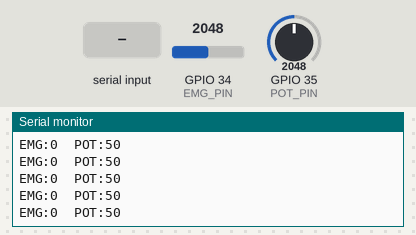
Recording of a sketch running on a simulated ESP32. On the bench: the last lines printed to the serial monitor. The inputs (shaded band) are chosen by the test bench; at power-on: GPIO 34 (EMG_PIN) = 2048, GPIO 35 (POT_PIN) = 2048 (analog values on the 0–4095 scale). Nothing arrives over Bluetooth unless stated.

Above: at 3.2 s.
3.3 s: "1\n" received over Serial
4.8 s: GPIO 34 (EMG_PIN) set to 2866
At 5.5 s:
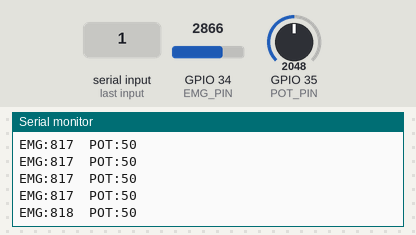
6.3 s: GPIO 35 (POT_PIN) set to 2866
At 6.8 s:
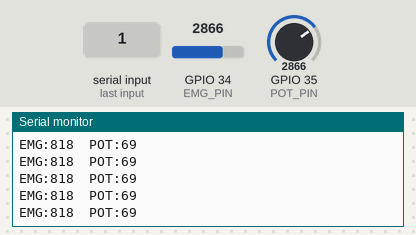
7.8 s: "CAL\n" received over the second serial link
At 8.6 s:
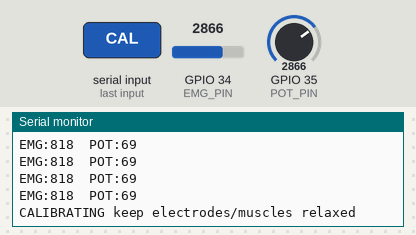
9.3 s: "0\n" received over Serial
10.8 s: "2\n" received over the second serial link
Timing chart, 0 to 13.3 s (numbered marks = the images above; inputs shaded):
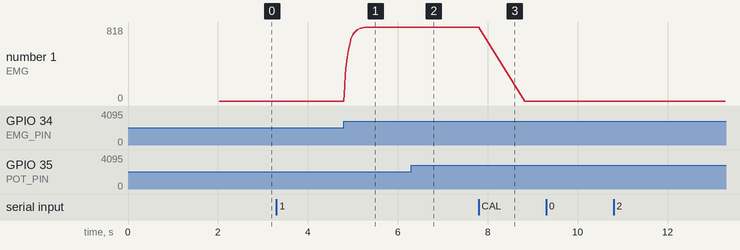

Measured:
- after the input at 4.8 s, the serial monitor: prints a new line at once (image 1)
- after the input at 6.3 s, the serial monitor: prints a new line at once (image 2)
- after the input at 7.8 s, the serial monitor: prints a new line at once (image 3)
- plotted number 1: 0 → 818 after the input at 4.8 s, 818 → 0 after the input at 7.8 s

The sketch:

esp32_ai_usb_bluetooth.ino
```cpp
#include "BluetoothSerial.h"
#include "esp_system.h"

#define EMG_PIN 34
#define POT_PIN 35

BluetoothSerial SerialBT;

const unsigned long BAUD_RATE = 115200;
const unsigned long SAMPLE_INTERVAL_MS = 20;
const int BASELINE_SAMPLES = 160;
const float EMG_SMOOTHING = 0.20f;
const float BASELINE_TRACKING = 0.002f;

int emgBaseline = 0;
float emgEnvelope = 0.0f;
unsigned long lastSampleMs = 0;
String usbLine = "";
String btLine = "";

int clampInt(int value, int lo, int hi) {
  if (value < lo) return lo;
  if (value > hi) return hi;
  return value;
}

void printBoth(const String &text) {
  Serial.println(text);
  if (SerialBT.hasClient()) {
    SerialBT.println(text);
  }
}

int readPotMapped() {
  int raw = analogRead(POT_PIN);
  int mapped = map(raw, 0, 4095, 0, 100);
  return clampInt(mapped, 0, 100);
}

int readEmgEnvelope() {
  int raw = analogRead(EMG_PIN);
  int rectified = abs(raw - emgBaseline);
  emgEnvelope = (EMG_SMOOTHING * rectified) + ((1.0f - EMG_SMOOTHING) * emgEnvelope);

  if (rectified < 25) {
    emgBaseline = (int)((1.0f - BASELINE_TRACKING) * emgBaseline + BASELINE_TRACKING * raw);
  }

  return clampInt((int)(emgEnvelope + 0.5f), 0, 4095);
}

void calibrateBaseline() {
  printBoth("CALIBRATING keep electrodes/muscles relaxed");
  delay(200);

  long sum = 0;
  for (int i = 0; i < BASELINE_SAMPLES; i++) {
    sum += analogRead(EMG_PIN);
    delay(5);
  }
  emgBaseline = (int)(sum / BASELINE_SAMPLES);
  emgEnvelope = 0.0f;

  Serial.print("BASELINE:");
  Serial.println(emgBaseline);
  if (SerialBT.hasClient()) {
    SerialBT.print("BASELINE:");
    SerialBT.println(emgBaseline);
  }
  printBoth("CALIBRATION DONE");
}

void handleCommand(String cmd) {
  cmd.trim();
  if (cmd.length() == 0) return;

  String upper = cmd;
  upper.toUpperCase();

  if (upper == "CAL" || upper == "CALIBRATE") {
    calibrateBaseline();
  } else {
    Serial.print("ERR unknown command: ");
    Serial.println(cmd);
    if (SerialBT.hasClient()) {
      SerialBT.print("ERR unknown command: ");
      SerialBT.println(cmd);
    }
  }
}

void consumeStream(Stream &stream, String &buffer) {
  while (stream.available()) {
    char ch = (char)stream.read();
    if (ch == '\r') continue;
    if (ch == '\n') {
      handleCommand(buffer);
      buffer = "";
    } else if (buffer.length() < 96) {
      buffer += ch;
    }
  }
}

void readCommands() {
  consumeStream(Serial, usbLine);
  if (SerialBT.hasClient()) {
    consumeStream(SerialBT, btLine);
  }
}

void emitSample() {
  int emg = readEmgEnvelope();
  int pot = readPotMapped();

  Serial.print("EMG:");
  Serial.print(emg);
  Serial.print("  POT:");
  Serial.println(pot);

  if (SerialBT.hasClient()) {
    SerialBT.print("EMG:");
    SerialBT.print(emg);
    SerialBT.print("  POT:");
    SerialBT.println(pot);
  }
}

void setup() {
  Serial.begin(BAUD_RATE);
  delay(1000);

  esp_reset_reason_t reason = esp_reset_reason();
  Serial.print("Reset Reason: ");
  switch (reason) {
    case ESP_RST_POWERON: Serial.println("Power On"); break;
    case ESP_RST_BROWNOUT: Serial.println("BROWNOUT - Power issue!"); break;
    case ESP_RST_TASK_WDT: Serial.println("Watchdog Timeout"); break;
    case ESP_RST_PANIC: Serial.println("Software Crash/Panic"); break;
    default: Serial.println(reason); break;
  }

  SerialBT.begin("ESP32_BT_Device");
  Serial.println("Bluetooth Started!");

  analogReadResolution(12);
  analogSetPinAttenuation(EMG_PIN, ADC_11db);
  analogSetPinAttenuation(POT_PIN, ADC_11db);

  printBoth("READY ESP32-EMG-AI");
  printBoth("FORMAT EMG:<0-4095>  POT:<0-100>");

  calibrateBaseline();
  printBoth("STREAMING STARTED");
}

void loop() {
  static unsigned long lastBtCheck = 0;
  readCommands();

  unsigned long now = millis();
  if (now - lastBtCheck > 1000) {
    lastBtCheck = now;
    Serial.print("BT Connected: ");
    Serial.println(SerialBT.hasClient() ? "YES" : "NO");
  }

  if (lastSampleMs == 0 || now - lastSampleMs >= SAMPLE_INTERVAL_MS) {
    lastSampleMs = now;
    emitSample();
  }
}
```
